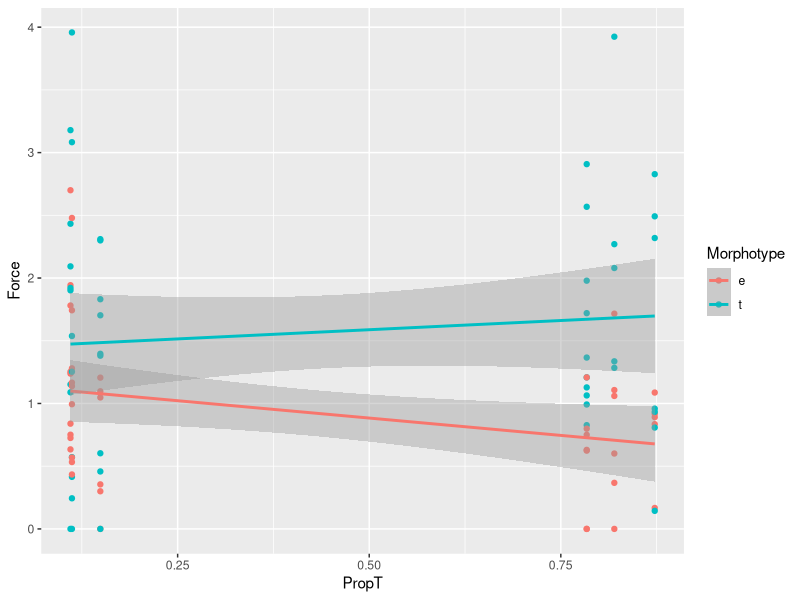
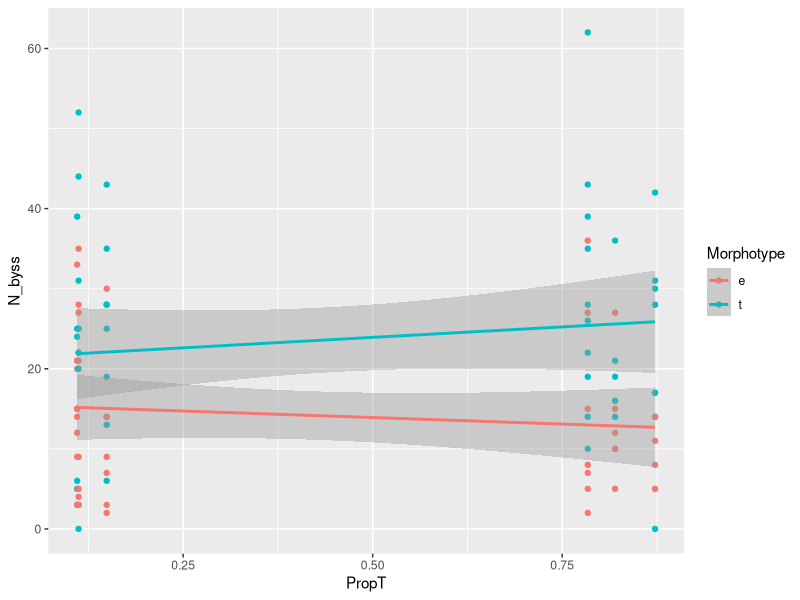
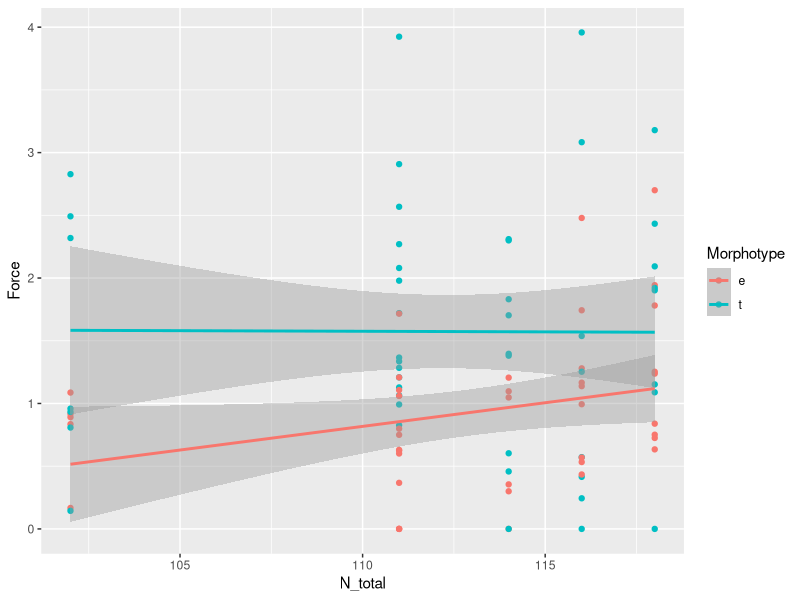
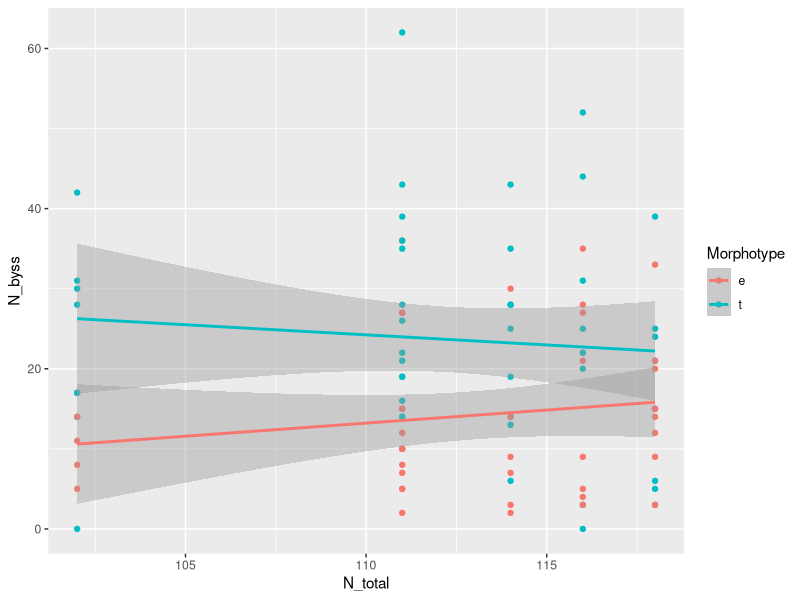

The R source for these figures, in order: (Note: this script raises an error after producing the figures.)
library(ggplot2)
library(dplyr)
library(readxl)
library(nlme)
library(reshape2)


myt <- read_excel("Data/Mytred_2021_byssus_force.xlsx", na = "NA", col_names = T)
str(myt)

nrow(myt)

marked_myt <- myt %>% group_by(Cage_ID, Morphotype) %>% summarise(N = n()) %>% dcast(Cage_ID ~ Morphotype )

marked_myt[is.na(marked_myt)] <- 0

fone <- read_excel("Data/Mytred_2021_byssus_force.xlsx", na = "NA", col_names = T, sheet = "Fone_mussel")

fone[1:6,c(2, 4)] <- fone[1:6,c(2, 4)] + marked_myt[1:6,2:3]



fone2 <- fone %>% mutate(PropT = T_alive/(E_alive+T_alive), N_total = E_alive+T_alive)



myt2 <- myt %>% filter( (Label == "r" & Morphotype == "e") | (Label == "l" & Morphotype == "t")) 
nrow(myt2)


myt3 <- merge(myt2, fone2, by = "Cage_ID" ) 


myt5 <- myt3 %>% filter(!(Cage_ID %in% c("Z1", "Z2", "Z3"))) %>% filter(complete.cases(.)) 




myt5 %>%  
ggplot(., aes(x = PropT, y = Force, color = Morphotype)) + geom_point()  + geom_smooth(method = "lm")

myt5 %>%  
  ggplot(., aes(x = PropT, y = N_byss, color = Morphotype)) + geom_point()  + geom_smooth(method = "lm")


myt5 %>%  
  ggplot(., aes(x = N_total, y = Force , color = Morphotype)) + geom_point()  + geom_smooth(method = "lm")

myt5 %>%  
  ggplot(., aes(x = N_total, y = N_byss, color = Morphotype)) + geom_point()  + geom_smooth(method = "lm")



Mod <- lm(Force  ~ PropT *Morphotype * N_total + Weight  , data = myt5)

library(car)
qqPlot(Mod)

# plot(Mod, which = 1)

summary(Mod)

drop1(Mod, test = "F")

Mod2 <- update(Mod, . ~.-PropT:Morphotype:N_total)
drop1(Mod2, test = "F")

Mod3 <- update(Mod2, . ~.-Morphotype:N_total  )
drop1(Mod3, test = "F")


Mod4 <- update(Mod3, . ~.-PropT:N_total)
drop1(Mod4, test = "F")

Mod5 <- update(Mod4, . ~.- PropT:Morphotype )
drop1(Mod5, test = "F")

Mod6 <- update(Mod5, . ~.- PropT )
drop1(Mod6, test = "F")


Mod7 <- update(Mod6, . ~.- N_total )
drop1(Mod7, test = "F")


plot(Mod7, which = 1)
qqPlot(Mod7)

summary(Mod7)

AIC(Mod, Mod7)






### Analysis of N_bys #############

library(MASS)

Mod_CI <- glm.nb(N_byss ~ PropT *Morphotype * N_total + Size, data = myt5)

# plot(Mod_CI, which = 1)

summary(Mod_CI)

drop1(Mod_CI, test = "Chi")

Mod_CI2 <- update(Mod_CI, . ~.-PropT:Morphotype:N_total)
drop1(Mod_CI2, test= "Chi")

Mod_CI3 <- update(Mod_CI2, . ~.-Morphotype:N_total)
drop1(Mod_CI3, test = "Chi")


Mod_CI4 <- update(Mod_CI3, . ~.-PropT:Morphotype)
drop1(Mod_CI4, test = "Chi")

Mod_CI5 <- update(Mod_CI4, . ~.-PropT:N_total)
drop1(Mod_CI5, test = "Chi")

Mod_CI6 <- update(Mod_CI5, . ~.-N_total)
drop1(Mod_CI6, test = "Chi")

Mod_CI7 <- update(Mod_CI6, . ~.-PropT)
drop1(Mod_CI7, test = "Chi")



plot(Mod_CI7, which = 1)

summary(Mod_CI7)



MyData <- expand.grid(PropT = seq(min(myt4$PropT), max(myt4$PropT),  0.1), Morphotype = c("e", "t"), N_total = mean(myt5$N_total), Fin_size = mean(myt5$Fin_size))


MyData$Fit <- predict(Mod_CI4, newdata = MyData)


X <- model.matrix(~   PropT + Morphotype + N_total + Fin_size, data = MyData)
b <- coef(Mod_CI5)

MyData$fit_eta <- X %*% b 
MyData$se_eta <- sqrt(diag(X %*% vcov(Mod_CI5) %*% t(X)))

MyData$fit <- (MyData$fit_eta)
MyData$lwr <- MyData$fit_eta - 1.96 * MyData$se_eta
MyData$upr <- MyData$fit_eta + 1.96 * MyData$se_eta

ggplot(MyData, aes(x = PropT, y = fit_eta)) + 
  geom_line(aes(color = Morphotype), size = 1) + 
  geom_ribbon(aes(ymin = lwr, ymax = upr, group = Morphotype), alpha = 0.2) +
  geom_point(data = myt5, aes(x = PropT, y = (W_tis), color = Morphotype), position = position_jitter(width = 0.01, height = 0.01)) +
  scale_color_manual(values = c("blue", "red"))



